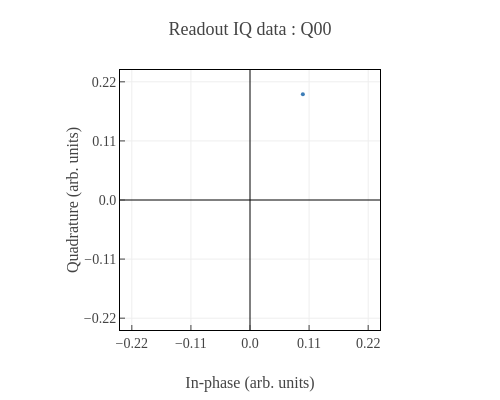
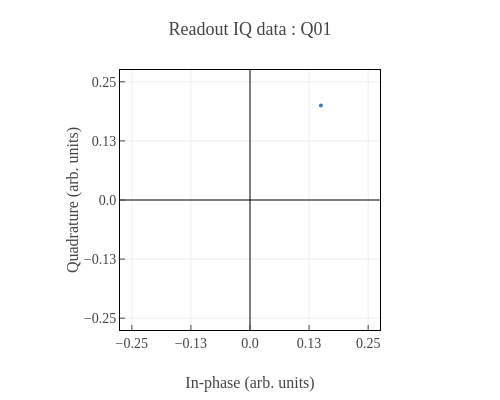
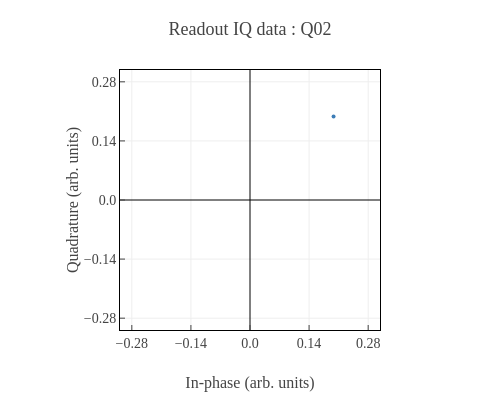
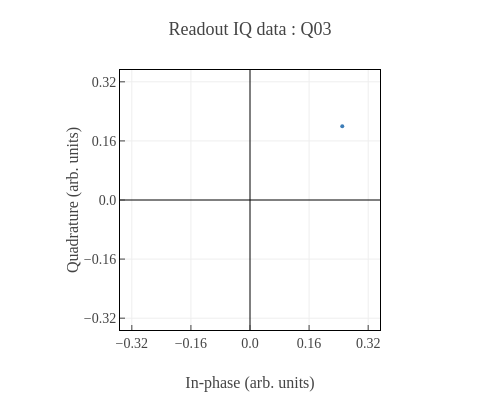

Here is the notebook cell these charts were saved with, in order:
### Markdown cell above
## 4. Run simple waveform measurements with `measure`

Use `measure()` when you want to provide control waveforms directly and let Qubex add the readout automatically.

### Code cell
waveform = np.array(
    [
        0.01 + 0.01j,
        0.01 + 0.01j,
        0.01 + 0.01j,
        0.01 + 0.01j,
    ]
)

sequence = {
    Q0: waveform,
    Q1: waveform,
}

result = exp.measure(
    sequence=sequence,
    mode="avg",
    n_shots=1024,
)

display(result.plot())
print("avg kerneled:", result.data[Q0].kerneled)
print("avg shape:", np.asarray(result.data[Q0].kerneled).shape)

### Figure 1 — Plotly figure (JSON) as saved in the notebook; plotly's stock layout.template omitted (floating-point values rounded to 4 significant figures)
{"data": [{"marker": {"color": "rgba(12, 93, 165, 0.8)", "size": 4}, "mode": "markers", "name": "Q00", "text": "Q00", "type": "scatter", "x": [0.1], "y": [0.2]}], "layout": {"height": 400, "margin": {"l": 120, "r": 120}, "title": {"text": "Readout IQ data : Q00"}, "width": 500, "xaxis": {"dtick": 0.1118, "range": [-0.246, 0.246], "showgrid": true, "showticklabels": true, "tickformat": ".2g", "title": {"text": "In-phase (arb. units)"}, "zeroline": true, "zerolinecolor": "black"}, "yaxis": {"dtick": 0.1118, "range": [-0.246, 0.246], "scaleanchor": "x", "scaleratio": 1, "showgrid": true, "showticklabels": true, "tickformat": ".2g", "title": {"text": "Quadrature (arb. units)"}, "zeroline": true, "zerolinecolor": "black"}}}

### Figure 2 — Plotly figure (JSON) as saved in the notebook; plotly's stock layout.template omitted (floating-point values rounded to 4 significant figures)
{"data": [{"marker": {"color": "rgba(12, 93, 165, 0.8)", "size": 4}, "mode": "markers", "name": "Q01", "text": "Q01", "type": "scatter", "x": [0.15], "y": [0.2]}], "layout": {"height": 400, "margin": {"l": 120, "r": 120}, "title": {"text": "Readout IQ data : Q01"}, "width": 500, "xaxis": {"dtick": 0.125, "range": [-0.275, 0.275], "showgrid": true, "showticklabels": true, "tickformat": ".2g", "title": {"text": "In-phase (arb. units)"}, "zeroline": true, "zerolinecolor": "black"}, "yaxis": {"dtick": 0.125, "range": [-0.275, 0.275], "scaleanchor": "x", "scaleratio": 1, "showgrid": true, "showticklabels": true, "tickformat": ".2g", "title": {"text": "Quadrature (arb. units)"}, "zeroline": true, "zerolinecolor": "black"}}}

### Figure 3 — Plotly figure (JSON) as saved in the notebook; plotly's stock layout.template omitted (floating-point values rounded to 4 significant figures)
{"data": [{"marker": {"color": "rgba(12, 93, 165, 0.8)", "size": 4}, "mode": "markers", "name": "Q02", "text": "Q02", "type": "scatter", "x": [0.2], "y": [0.2]}], "layout": {"height": 400, "margin": {"l": 120, "r": 120}, "title": {"text": "Readout IQ data : Q02"}, "width": 500, "xaxis": {"dtick": 0.1414, "range": [-0.3111, 0.3111], "showgrid": true, "showticklabels": true, "tickformat": ".2g", "title": {"text": "In-phase (arb. units)"}, "zeroline": true, "zerolinecolor": "black"}, "yaxis": {"dtick": 0.1414, "range": [-0.3111, 0.3111], "scaleanchor": "x", "scaleratio": 1, "showgrid": true, "showticklabels": true, "tickformat": ".2g", "title": {"text": "Quadrature (arb. units)"}, "zeroline": true, "zerolinecolor": "black"}}}

### Figure 4 — Plotly figure (JSON) as saved in the notebook; plotly's stock layout.template omitted (floating-point values rounded to 4 significant figures)
{"data": [{"marker": {"color": "rgba(12, 93, 165, 0.8)", "size": 4}, "mode": "markers", "name": "Q03", "text": "Q03", "type": "scatter", "x": [0.25], "y": [0.2]}], "layout": {"height": 400, "margin": {"l": 120, "r": 120}, "title": {"text": "Readout IQ data : Q03"}, "width": 500, "xaxis": {"dtick": 0.1601, "range": [-0.3522, 0.3522], "showgrid": true, "showticklabels": true, "tickformat": ".2g", "title": {"text": "In-phase (arb. units)"}, "zeroline": true, "zerolinecolor": "black"}, "yaxis": {"dtick": 0.1601, "range": [-0.3522, 0.3522], "scaleanchor": "x", "scaleratio": 1, "showgrid": true, "showticklabels": true, "tickformat": ".2g", "title": {"text": "Quadrature (arb. units)"}, "zeroline": true, "zerolinecolor": "black"}}}
